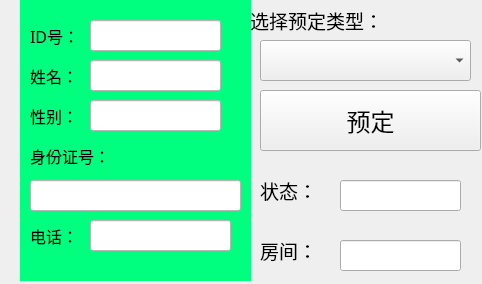
<?xml version="1.0" encoding="UTF-8"?>
<ui version="4.0">
 <class>BookingWidget</class>
 <widget class="QWidget" name="BookingWidget">
  <property name="geometry">
   <rect>
    <x>0</x>
    <y>0</y>
    <width>482</width>
    <height>284</height>
   </rect>
  </property>
  <property name="windowTitle">
   <string>BookingWidget</string>
  </property>
  <widget class="QWidget" name="widget" native="true">
   <property name="geometry">
    <rect>
     <x>20</x>
     <y>0</y>
     <width>231</width>
     <height>281</height>
    </rect>
   </property>
   <property name="styleSheet">
    <string notr="true">background:rgb(0, 255, 127)</string>
   </property>
   <widget class="QLabel" name="label_2">
    <property name="geometry">
     <rect>
      <x>10</x>
      <y>60</y>
      <width>61</width>
      <height>31</height>
     </rect>
    </property>
    <property name="font">
     <font>
      <family>楷体</family>
      <pointsize>12</pointsize>
     </font>
    </property>
    <property name="text">
     <string>姓名：</string>
    </property>
   </widget>
   <widget class="QLabel" name="label_3">
    <property name="geometry">
     <rect>
      <x>10</x>
      <y>140</y>
      <width>101</width>
      <height>31</height>
     </rect>
    </property>
    <property name="font">
     <font>
      <family>楷体</family>
      <pointsize>12</pointsize>
     </font>
    </property>
    <property name="text">
     <string>身份证号：</string>
    </property>
   </widget>
   <widget class="QLabel" name="label_4">
    <property name="geometry">
     <rect>
      <x>10</x>
      <y>20</y>
      <width>61</width>
      <height>31</height>
     </rect>
    </property>
    <property name="font">
     <font>
      <family>楷体</family>
      <pointsize>12</pointsize>
     </font>
    </property>
    <property name="text">
     <string>ID号：</string>
    </property>
   </widget>
   <widget class="QLabel" name="label_5">
    <property name="geometry">
     <rect>
      <x>10</x>
      <y>100</y>
      <width>51</width>
      <height>31</height>
     </rect>
    </property>
    <property name="font">
     <font>
      <family>楷体</family>
      <pointsize>12</pointsize>
     </font>
    </property>
    <property name="text">
     <string>性别：</string>
    </property>
   </widget>
   <widget class="QLabel" name="label_6">
    <property name="geometry">
     <rect>
      <x>10</x>
      <y>220</y>
      <width>61</width>
      <height>31</height>
     </rect>
    </property>
    <property name="font">
     <font>
      <family>楷体</family>
      <pointsize>12</pointsize>
     </font>
    </property>
    <property name="text">
     <string>电话：</string>
    </property>
   </widget>
   <widget class="QLineEdit" name="lineEdit_idcard">
    <property name="geometry">
     <rect>
      <x>10</x>
      <y>180</y>
      <width>211</width>
      <height>31</height>
     </rect>
    </property>
    <property name="font">
     <font>
      <family>楷体</family>
      <pointsize>12</pointsize>
     </font>
    </property>
    <property name="focusPolicy">
     <enum>Qt::NoFocus</enum>
    </property>
    <property name="styleSheet">
     <string notr="true">background:rgb(255, 255, 255)</string>
    </property>
    <property name="text">
     <string/>
    </property>
   </widget>
   <widget class="QLineEdit" name="lineEdit_sex">
    <property name="geometry">
     <rect>
      <x>70</x>
      <y>100</y>
      <width>131</width>
      <height>31</height>
     </rect>
    </property>
    <property name="font">
     <font>
      <family>楷体</family>
      <pointsize>12</pointsize>
     </font>
    </property>
    <property name="focusPolicy">
     <enum>Qt::NoFocus</enum>
    </property>
    <property name="styleSheet">
     <string notr="true">background:rgb(255, 255, 255)</string>
    </property>
    <property name="text">
     <string/>
    </property>
   </widget>
   <widget class="QLineEdit" name="lineEdit_name">
    <property name="geometry">
     <rect>
      <x>70</x>
      <y>60</y>
      <width>131</width>
      <height>31</height>
     </rect>
    </property>
    <property name="font">
     <font>
      <family>楷体</family>
      <pointsize>12</pointsize>
     </font>
    </property>
    <property name="focusPolicy">
     <enum>Qt::NoFocus</enum>
    </property>
    <property name="styleSheet">
     <string notr="true">background:rgb(255, 255, 255)</string>
    </property>
    <property name="text">
     <string/>
    </property>
   </widget>
   <widget class="QLineEdit" name="LineEdit_id">
    <property name="geometry">
     <rect>
      <x>70</x>
      <y>20</y>
      <width>131</width>
      <height>31</height>
     </rect>
    </property>
    <property name="font">
     <font>
      <family>楷体</family>
      <pointsize>12</pointsize>
     </font>
    </property>
    <property name="focusPolicy">
     <enum>Qt::NoFocus</enum>
    </property>
    <property name="styleSheet">
     <string notr="true">background:rgb(255, 255, 255)</string>
    </property>
    <property name="text">
     <string/>
    </property>
   </widget>
   <widget class="QLineEdit" name="lineEdit_call">
    <property name="geometry">
     <rect>
      <x>70</x>
      <y>220</y>
      <width>141</width>
      <height>31</height>
     </rect>
    </property>
    <property name="font">
     <font>
      <family>楷体</family>
      <pointsize>12</pointsize>
     </font>
    </property>
    <property name="focusPolicy">
     <enum>Qt::NoFocus</enum>
    </property>
    <property name="styleSheet">
     <string notr="true">background:rgb(255, 255, 255)</string>
    </property>
    <property name="text">
     <string/>
    </property>
   </widget>
  </widget>
  <widget class="QPushButton" name="PB_Booking">
   <property name="geometry">
    <rect>
     <x>260</x>
     <y>90</y>
     <width>221</width>
     <height>61</height>
    </rect>
   </property>
   <property name="font">
    <font>
     <family>楷体</family>
     <pointsize>18</pointsize>
    </font>
   </property>
   <property name="text">
    <string>预定</string>
   </property>
  </widget>
  <widget class="QLabel" name="label">
   <property name="geometry">
    <rect>
     <x>260</x>
     <y>230</y>
     <width>81</width>
     <height>41</height>
    </rect>
   </property>
   <property name="font">
    <font>
     <family>楷体</family>
     <pointsize>14</pointsize>
    </font>
   </property>
   <property name="text">
    <string>房间：</string>
   </property>
  </widget>
  <widget class="QLineEdit" name="lineEdit_room">
   <property name="geometry">
    <rect>
     <x>340</x>
     <y>240</y>
     <width>121</width>
     <height>31</height>
    </rect>
   </property>
   <property name="font">
    <font>
     <family>楷体</family>
     <pointsize>12</pointsize>
    </font>
   </property>
   <property name="focusPolicy">
    <enum>Qt::NoFocus</enum>
   </property>
  </widget>
  <widget class="QLabel" name="label_7">
   <property name="geometry">
    <rect>
     <x>260</x>
     <y>170</y>
     <width>81</width>
     <height>41</height>
    </rect>
   </property>
   <property name="font">
    <font>
     <family>楷体</family>
     <pointsize>14</pointsize>
    </font>
   </property>
   <property name="text">
    <string>状态：</string>
   </property>
  </widget>
  <widget class="QLineEdit" name="lineEdit_state">
   <property name="geometry">
    <rect>
     <x>340</x>
     <y>180</y>
     <width>121</width>
     <height>31</height>
    </rect>
   </property>
   <property name="font">
    <font>
     <family>楷体</family>
     <pointsize>12</pointsize>
    </font>
   </property>
   <property name="focusPolicy">
    <enum>Qt::NoFocus</enum>
   </property>
   <property name="text">
    <string/>
   </property>
  </widget>
  <widget class="QComboBox" name="CB_roomtype">
   <property name="geometry">
    <rect>
     <x>260</x>
     <y>40</y>
     <width>211</width>
     <height>41</height>
    </rect>
   </property>
   <property name="font">
    <font>
     <family>楷体</family>
     <pointsize>12</pointsize>
    </font>
   </property>
  </widget>
  <widget class="QLabel" name="label_8">
   <property name="geometry">
    <rect>
     <x>250</x>
     <y>0</y>
     <width>161</width>
     <height>41</height>
    </rect>
   </property>
   <property name="font">
    <font>
     <family>楷体</family>
     <pointsize>14</pointsize>
    </font>
   </property>
   <property name="text">
    <string>选择预定类型：</string>
   </property>
  </widget>
 </widget>
 <layoutdefault spacing="6" margin="11"/>
 <resources/>
 <connections/>
</ui>
